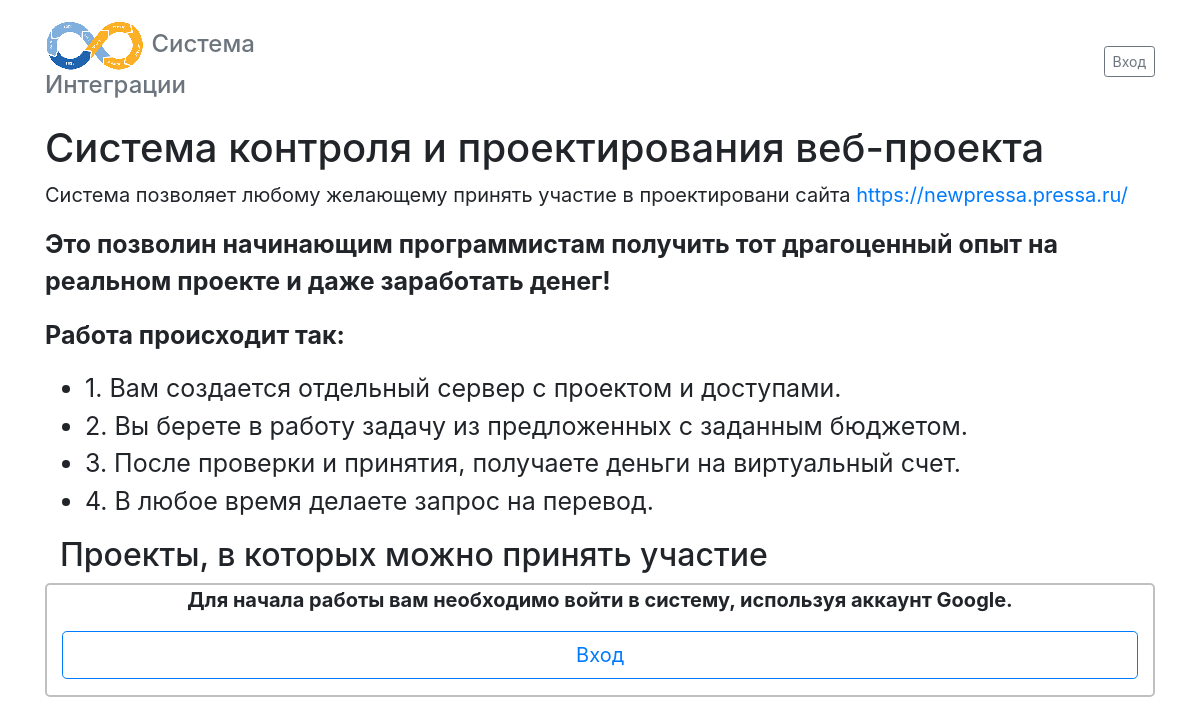
The app's page /, older data.
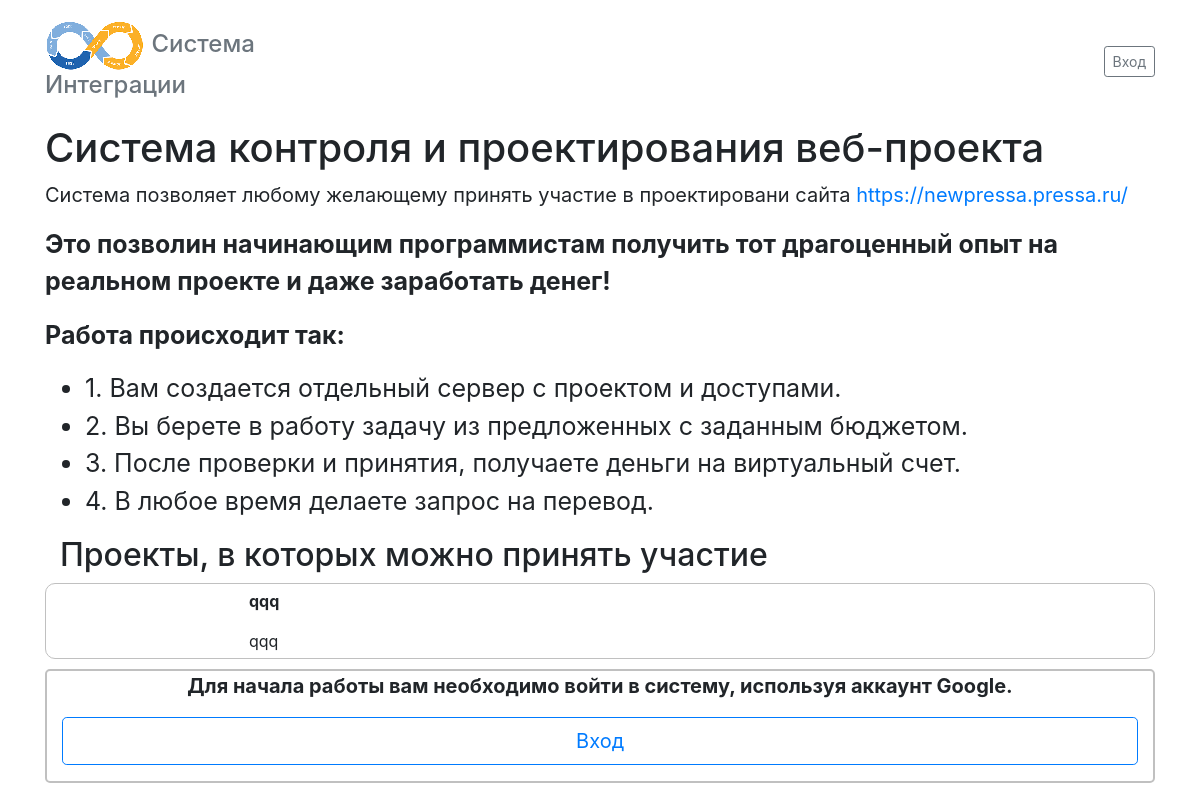
The same page, newer data.
### project/models.py (models this page shows, shortened)
class Project(models.Model):
    title = models.CharField(verbose_name='Название', max_length=160, unique=True)
    name = models.CharField(verbose_name='Название (лат)', max_length=160, unique=True)
    desc = models.TextField(verbose_name='Описание')
    image = ImageCropField(upload_to='files')
    cropping = ImageRatioField('image', '150x150')
    git = models.CharField(verbose_name='git репозиторий', max_length=250, unique=True)
    @property
    def small_image_url(self):
        try:
            return get_thumbnailer(self.image).get_thumbnail({
                'size': (80, 80),
                'box': self.cropping,
                'crop': 'smart',
            }).url
        except Exception as e:
            return SERVER_NAME + 'static/noimage.png'
    @property
    def small_image_tag(self):
        return mark_safe(f'<img src="{self.small_image_url}">')

### main/views.py (the view)
# urls.py: path('', index),
def index(request):
    if request.user.is_authenticated:
        return redirect('/env')
    projects = Project.objects.all()
    return render(request, 'index.html', {"projects": projects})

### templates/index.html (shortened to what this page needs)
 {% extends 'base.html' %}
 {% block content %}
 <div class="container">
    <h1> Система контроля и проектирования веб-проекта  </h1>
    <p style="font-size: 20px">
        Система позволяет любому желающему принять участие в проектировани сайта  <a href="https://newpressa.pressa.ru/">https://newpressa.pressa.ru/</a>
    </p>
    <p style="font-size: 25px">
        <strong>
            Это позволин начинающим программистам получить тот драгоценный опыт на реальном проекте и даже заработать денег!
        </strong>
    </p>
    <p style="font-size: 25px">
        <strong> Работа происходит так:</strong>
    </p>
    <p>
        <ul style="font-size: 25px">
            <li>1. Вам создается отдельный сервер с проектом и доступами.</li>
            <li>2. Вы берете в работу задачу из предложенных с заданным бюджетом.</li>
            <li>3. После проверки и принятия, получаете деньги на виртуальный счет.</li>
            <li>4. В любое время делаете запрос на перевод.</li>
        </ul>
    </p>
    <div class="container">
        <h2>Проекты, в которых можно принять участие</h2>
        {% for p in projects %}
            <div class="row" style="border: 1px solid silver; border-radius: 10px; margin-bottom: 10px; padding: 5px">
                <div class="col-2">
                </div>
                <div class="col-10">
                    <p><strong>{{ p.title }}</strong></p>
                    {{ p.desc }}
                </div>
            </div>
        {% endfor %}
    </div>
    <div style="border: 2px solid silver; border-radius: 5px">
        <p style="font-size: 20px; text-align: center; font-weight: bold">
            Для начала работы вам необходимо войти в систему, используя аккаунт Google.
        </p>
        <p class="container">
                <a class="btn btn-lg btn-outline-primary btn-block" href="{% url 'social:begin' 'google-oauth2' %}">Вход</a>
        </p>
    </div>
 </div>
    {% endblock %}

Row changes from the older to the newer data that the page shows:
added Project: title "qqq", desc "qqq"
